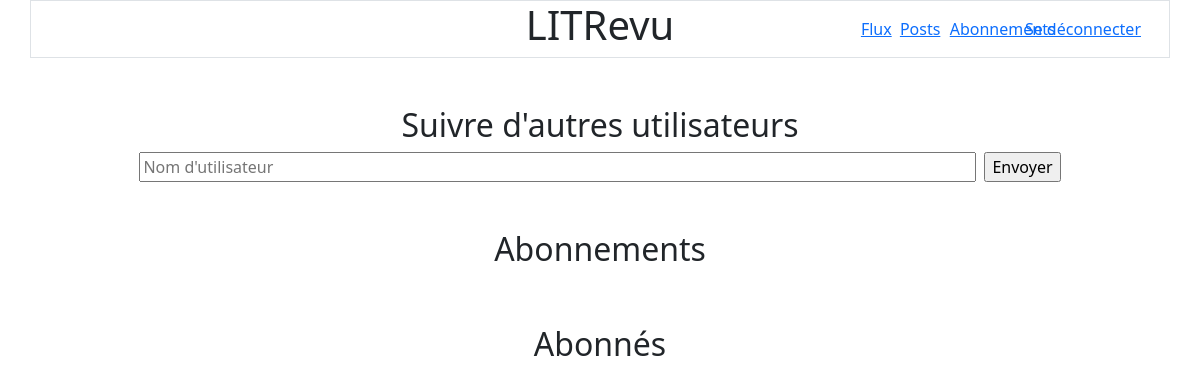
The page /follows/ (signed in) on the database as committed earlier.
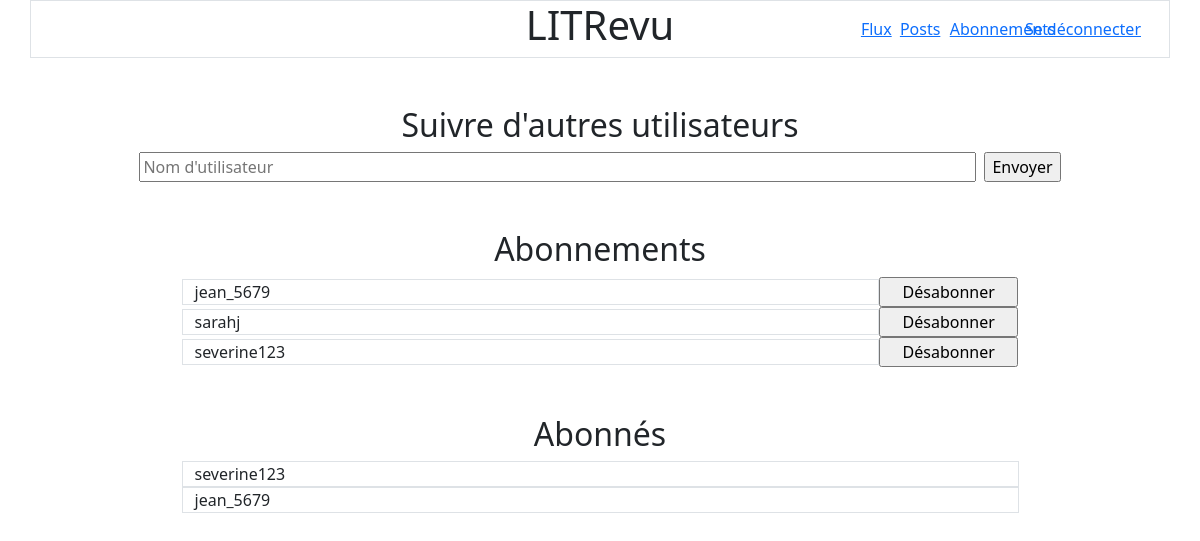
The same page on the database as committed later.
### review/models.py (models this page shows)
class UserFollow(models.Model):
    user = models.ForeignKey(settings.AUTH_USER_MODEL, on_delete=models.CASCADE, related_name="following")
    followed_user = models.ForeignKey(settings.AUTH_USER_MODEL, on_delete=models.CASCADE, related_name="followed_by")
    class Meta:
        unique_together = ("user", "followed_user")

### authentication/models.py (models this page shows)
class User(AbstractUser):
    pass

### review/views.py (the view, shortened to what this page needs)
# urls.py: path("follows/", views.follows, name="follows"),
@login_required
def follows(request):
    follows = models.UserFollow.objects.filter(user=request.user)
    followers = models.UserFollow.objects.filter(followed_user=request.user)
    error_message = ""
    return render(request, "review/follows.html", {"follows": follows, "followers": followers, "error_message": error_message})

### review/templates/review/follows.html (shortened to what this page needs)
{% extends 'base.html' %}
{% block content %}
    <div class="row mt-5">
        <h2 class="text-center">Suivre d'autres utilisateurs</h2>
        <form class="d-flex justify-content-center" method="post">
            <input class="w-75" type="text" placeholder="Nom d'utilisateur" name="user_name">
            <input class="ms-2" type="submit" value="Envoyer">
        </form>
    </div>
    <div class="row mt-5 w-75 m-auto">
        <h2 class="text-center">Abonnements</h2>
        {% for follow in follows %}
            <p class="col-10 m-auto border">{{ follow.followed_user }}</p>
            <form class="col-2 p-0" action="{% url 'delete_follow' follow.id %}" method="post">
                <input class="w-100 h-100" type="submit" value="Désabonner">
            </form>
        {% endfor %}
    </div>
    <div class="row mt-5 w-75 m-auto">
        <h2 class="text-center">Abonnés</h2>
        {% for follow in followers %}
            <p class="m-auto border">{{ follow.user }}</p>
        {% endfor %}
    </div>
{% endblock %}

### templates/base.html (shortened to what this page needs)
{% load static %}
<!DOCTYPE html>
<html lang="fr">
<head>
    <link rel="stylesheet" href="https://cdn.jsdelivr.net/npm/bootstrap@5.3.3/dist/css/bootstrap.min.css">
</head>
<body>
    <div class="container">
        <div class="row border">
            <h1 class="col-4 offset-4 text-center">LITRevu</h1>
            <div class="col-4 d-flex align-items-center justify-content-end">
                {% if user.is_authenticated %}
                    <a class="text-center col-1" href="{% url 'feed' %}">Flux</a>
                    <a class="text-center col-2" href="{% url 'posts' %}">Posts</a>
                    <a class="text-center col-2" href="{% url 'follows' %}">Abonnements</a>
                    <a class="text-center col-5" href="{% url 'logout' %}">Se déconnecter</a>
                {% endif %}
            </div>
        </div>
        {% block content %}
        {% endblock %}
    </div>
</body>
</html>

Rows that differ between the two databases and show on the page:
added UserFollow: followed_user "jean_5679", shown under "Abonnements"
added UserFollow: followed_user "sarahj", shown under "Abonnements"
added UserFollow: followed_user "severine123", shown under "Abonnements"
added UserFollow: user "severine123", shown under "Abonnés"
added UserFollow: user "jean_5679", shown under "Abonnés"
